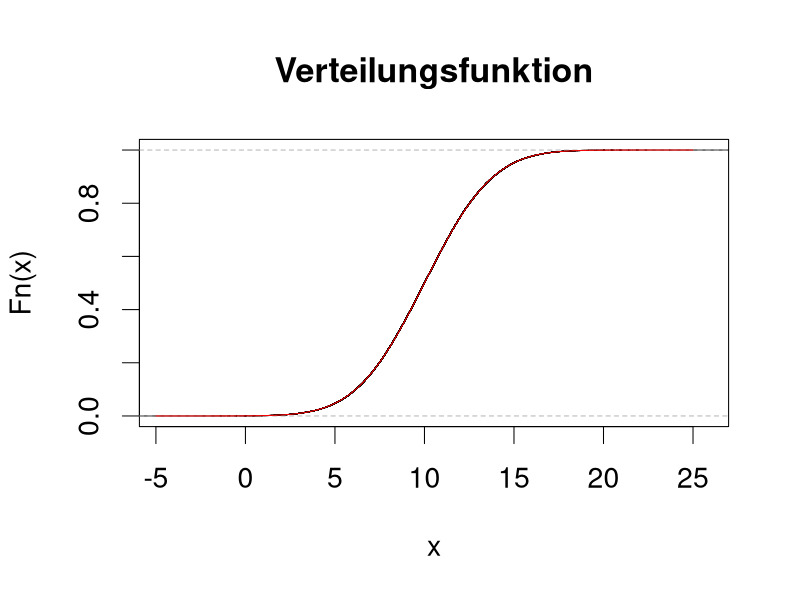
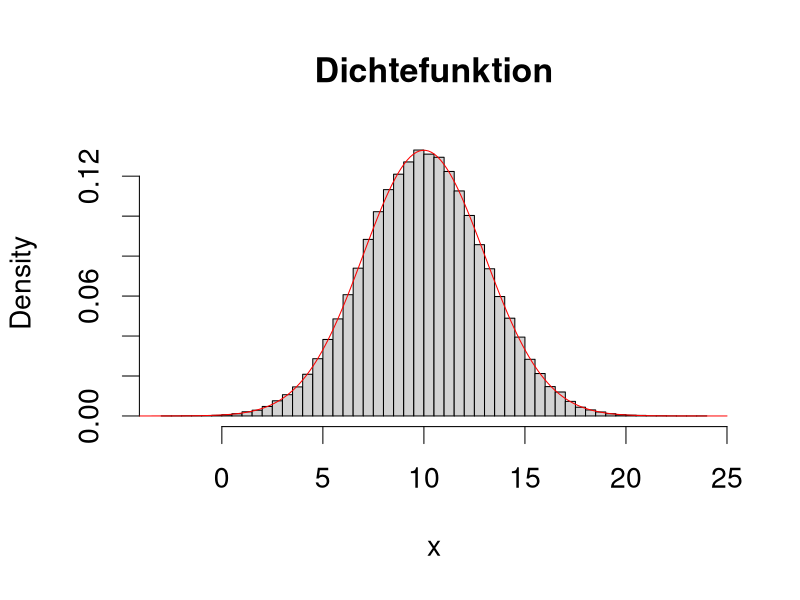
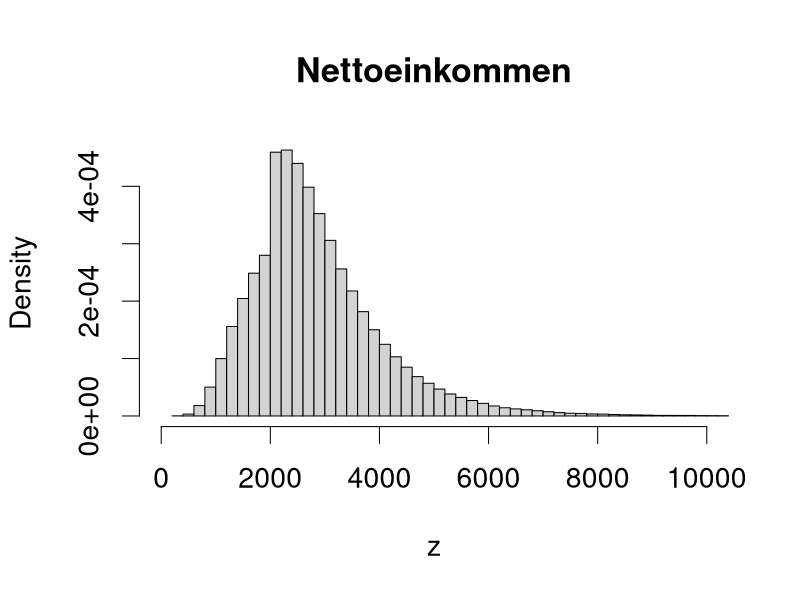
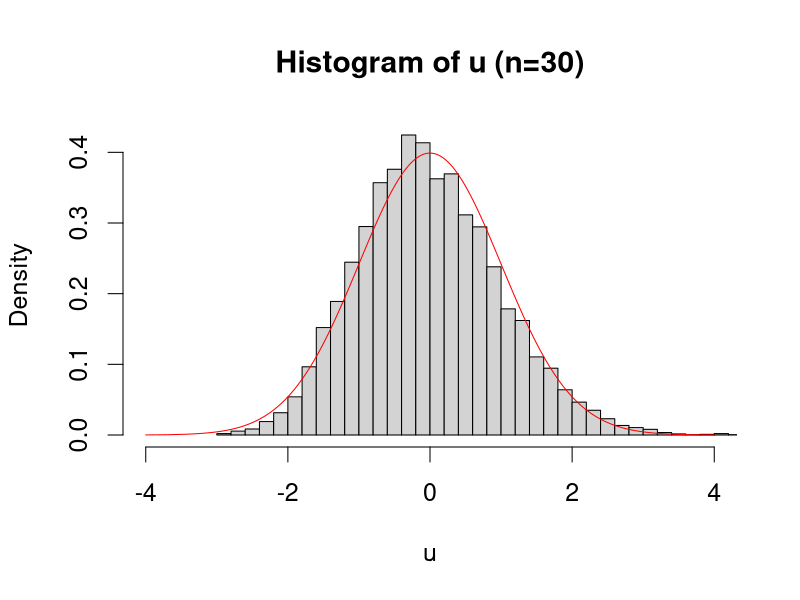
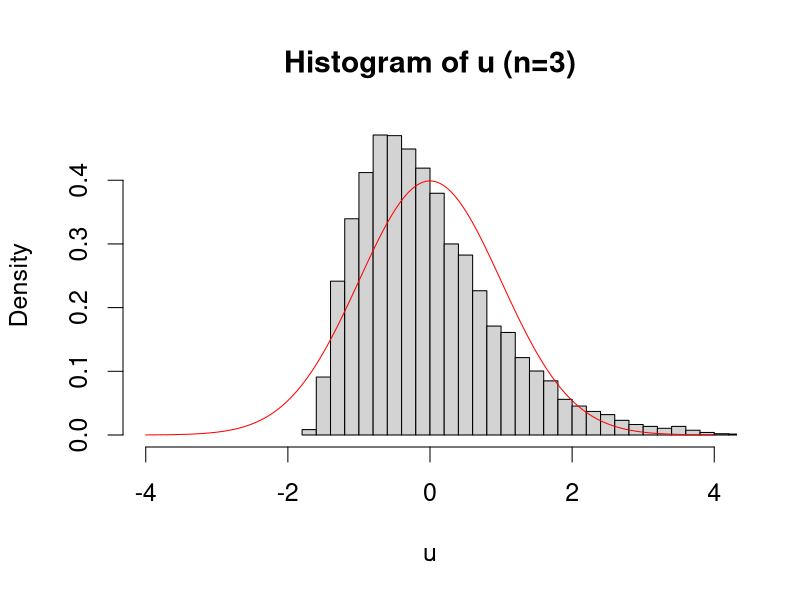
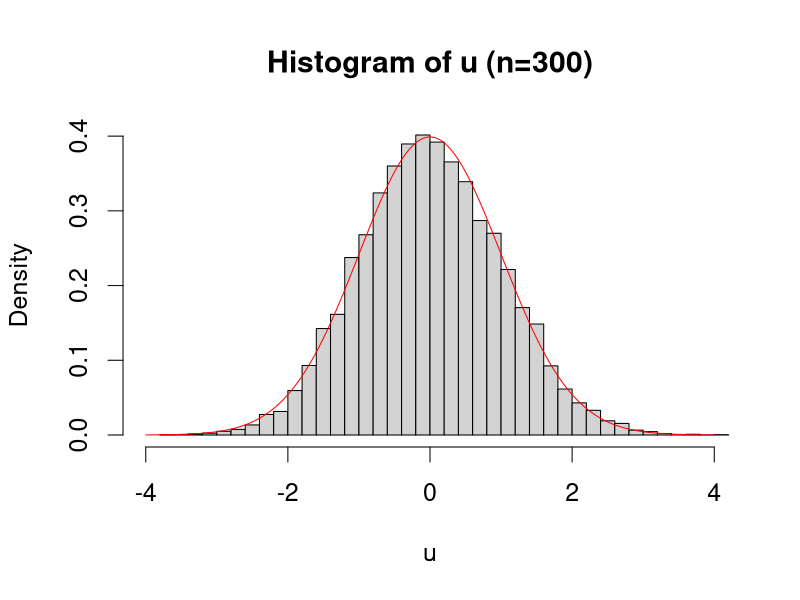
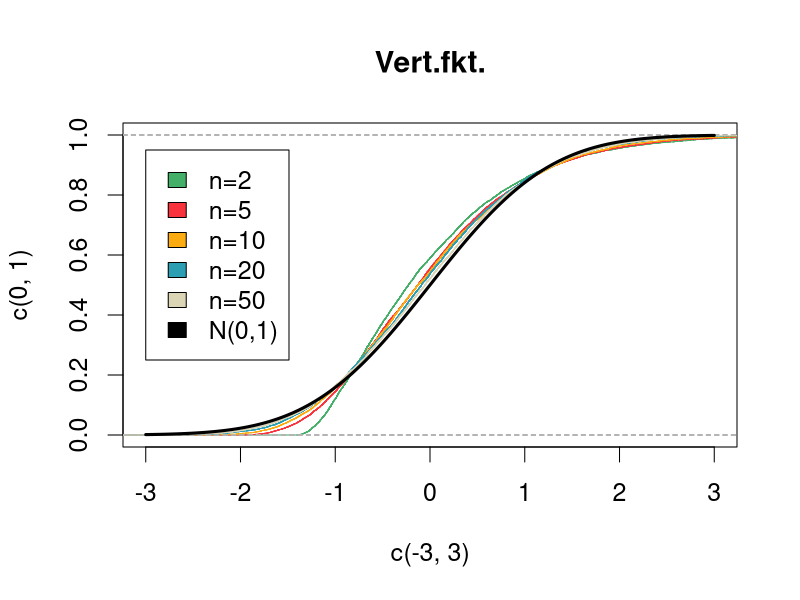

Here is the R script that generated these plots, in order:
## ---- chunk 1
x <- rnorm(n=100000, mean=10, sd=3)
## ---- chunk 2
mean(x)
## ---- chunk 3
var(x)
## ---- chunk 4
sd(x)
## ---- chunk 5
quantile(x, prob=c(0.05,0.5,0.975))
## ---- chunk 6
par(cex=1.7)
plot(ecdf(x), 
     main="Verteilungsfunktion")
g <- seq(from=-5, to=25, length=200)
lines(g, pnorm(g, mean=10, sd=3), col="red")
## ---- chunk 7
par(cex=1.7)
hist(x, 
     breaks=50,
     probability=TRUE,
     main="Dichtefunktion")
lines(g, dnorm(g, mean=10, sd=3), col="red")
## ---- chunk 8
n <- 500000
x <- rnorm(n, mean=8, sd=0.5)
y <- exp(x)
s <- ifelse(y <= 2000, 0, 0.35*(y-2000))
z <- y-s
mean(z) # Mittleres Nettoeinkommen
## ---- chunk 9
par(cex=1.7)
hist(z, breaks=100, probability=TRUE, 
     xlim=c(0,10000), main="Nettoeinkommen")
## ---- chunk 10
R <- 10000
u <- rep(0, R)
mu <- 0.5
sigma <- 0.5
n <- 30
for(r in 1:R){
  x <- rexp(n, rate=2)
  xquer <- mean(x)
  u[r] <- sqrt(n)*(xquer - mu)/sigma
}
par(cex=1.5)
hist(u, breaks=50, probability=TRUE,xlim=c(-4,4),
     main="Histogram of u (n=30)")
g <- seq(-4,4, length=200)
lines(g, dnorm(g), col="red")
## ---- chunk 11
R <- 10000
u <- rep(0, R)
mu <- 0.5
sigma <- 0.5
n <- 3
for(r in 1:R){
  x <- rexp(n, rate=2)
  xquer <- mean(x)
  u[r] <- sqrt(n)*(xquer - mu)/sigma
}
par(cex=1.5)
hist(u, breaks=50, probability=TRUE,xlim=c(-4,4),
     main="Histogram of u (n=3)")
g <- seq(-4,4, length=200)
lines(g, dnorm(g), col="red")
## ---- chunk 12
R <- 10000
u <- rep(0, R)
mu <- 0.5
sigma <- 0.5
n <- 300
for(r in 1:R){
  x <- rexp(n, rate=2)
  xquer <- mean(x)
  u[r] <- sqrt(n)*(xquer - mu)/sigma
}
par(cex=1.5)
hist(u, breaks=50, probability=TRUE, xlim=c(-4,4),
     main="Histogram of u (n=300)")
g <- seq(-4,4, length=200)
lines(g, dnorm(g), col="red")
## ---- chunk 13
mu <- 0.5
sigma <- 0.5
R <- 10000
cols <- c("#44AF69","#F8333C","#FCAB10","#2B9EB3","#DBD5B5")
par(cex=1.5)
plot(c(-3,3), c(0,1), type="n",main="Vert.fkt.")
j <- 1
for(n in c(2,5,10,20,50)){
  u <- rep(0, R)
  for(r in 1:R){
    x <- rexp(n, rate=2)
    xquer <- mean(x)
    u[r] <- sqrt(n)*(xquer - mu)/sigma
  }
  lines(ecdf(u),col=cols[j])
  j <- j+1
}
g <- seq(-3, 3, length=200)
lines(g, pnorm(g), lwd=3)
legend(-3,0.95,fill=c(cols,"black"),legend=c("n=2","n=5","n=10","n=20","n=50","N(0,1)"))
